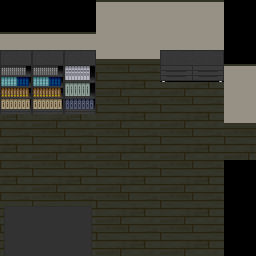

Rendered tile map (Tiled .tmx) drawn with the repository's tilesets; below, a short description and the full map source, tile grids included:
An orthogonal 8x8 tile map with 32x32 px tiles, 5 tile layers (layer0, layer1, layer2, layer3, ...), 2 tilesets.

<map version="1.9" tiledversion="1.9.2" orientation="orthogonal" renderorder="right-down" width="8" height="8" tilewidth="32" tileheight="32" infinite="0" nextlayerid="6" nextobjectid="1">
 <tileset firstgid="1" source="res/add_more.tsx" />
 <tileset firstgid="513" source="res/room-01-udw.tsx" />
 <layer id="4" name="layer0" width="8" height="8" locked="1">
  <data encoding="csv">
0,0,0,0,0,0,0,0,
0,0,0,0,0,0,0,0,
0,0,0,312,312,312,312,0,
312,312,312,312,312,312,312,0,
312,312,312,312,312,312,312,312,
312,312,312,312,312,312,312,0,
312,312,312,312,312,312,312,0,
0,0,0,312,312,312,312,0
</data>
 </layer>
 <layer id="1" name="layer1" width="8" height="8" locked="1">
  <data encoding="csv">
28,28,28,43,43,43,43,28,
43,43,43,43,43,43,43,28,
43,43,43,77,78,77,78,43,
78,77,78,77,78,77,78,43,
78,77,78,77,78,77,78,77,
78,77,78,77,78,77,78,28,
78,77,78,77,78,77,78,28,
78,77,78,77,78,77,78,28
</data>
 </layer>
 <layer id="2" name="layer2" width="8" height="8" locked="1">
  <data encoding="csv">
0,0,0,11,11,11,11,0,
11,11,11,27,27,27,27,0,
27,27,27,0,0,0,0,11,
0,0,0,0,0,0,0,27,
0,0,0,0,0,0,0,0,
0,0,0,0,0,0,0,0,
0,0,0,0,0,0,0,0,
0,0,0,0,0,0,0,0
</data>
 </layer>
 <layer id="3" name="layer3" width="8" height="8" locked="1">
  <data encoding="csv">
0,0,1208,0,0,0,0,0,
1215,1215,1216,0,0,1226,1227,0,
1223,1223,1224,0,0,1234,1235,0,
1231,1231,1232,0,0,0,0,0,
0,0,0,0,0,0,0,0,
0,0,0,0,0,0,0,0,
0,0,0,0,0,0,0,0,
1037,1038,1039,0,0,0,0,0
</data>
 </layer>
 <layer id="5" name="layer4" width="8" height="8" locked="1">
  <data encoding="csv">
0,0,0,0,0,0,0,0,
0,0,0,0,0,0,0,0,
0,0,0,0,0,0,0,0,
0,0,0,0,0,0,0,0,
0,0,0,0,0,0,0,0,
0,0,0,0,0,0,0,0,
1029,1030,1031,0,0,0,0,0,
0,0,0,0,0,0,0,0
</data>
 </layer>
</map>
